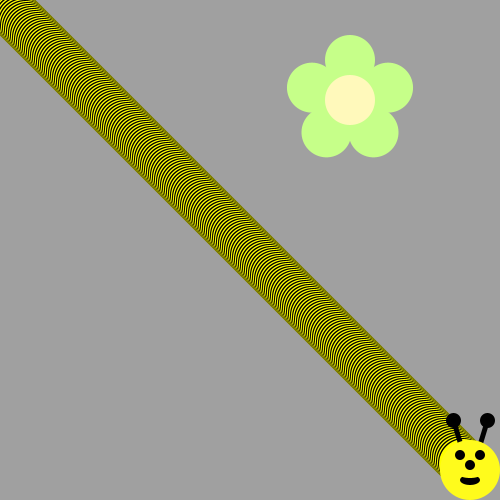
Frame 1 (no input)
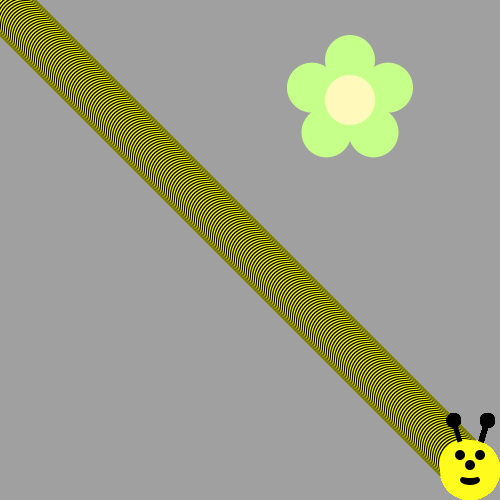
Frame 60 (the mouse pressed at the canvas centre just before this capture)
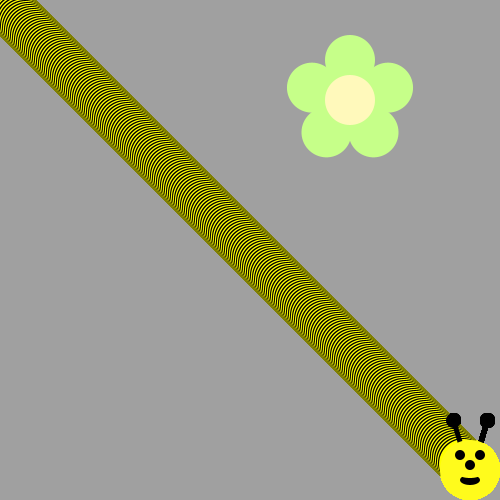
Frame 120 (the mouse held since frame 60 and released just before this capture)

The Processing sketch that drew these frames (run headless with seeded random() and noise(); from frame 60 on, the mouse is pressed at the canvas centre):

// Processing sketch: bumble_bee
// ── bumble_bee.pde

void setup() {
     ellipseMode(CENTER);
     size(500, 500);
     background(160, 160, 160);
     drawFlower(350, 100);
}

void draw() {
  
// First run the program and you should see a flower.  
  
  
/* Then, use a loop to make a body for the Bee! 

}
(see the image on the recipe, it's a diagonal line of circles)
Use remainder to make the colors alternate between yellow and black
*/
for(int i=0; i<465; i++){
 if(i % 2 == 0){
fill(255,260,0);   
 }
 else{
fill(0,0,0); 
    }
ellipse(i,i,50,50); 
 }
drawBeeFace(470,470);
}

/*
Now put his head on using drawBeeFace(x,y)
*/

/**************   Use these methods but  DON'T CHANGE THE CODE BELOW  **************/

void drawFlower(int x, int y) {
     noStroke();
     translate(x, y);
     // draw 5 petals, rotating after each one
     fill(#c6ff89);      // green
      for (int i = 0; i < 5; i++) {
           ellipse(0, -40, 50, 50);
          rotate(radians(72));
     }
     fill(#fff9bb); // light yellow
     ellipse(0, 0, 50, 50);
} 
void drawBeeFace(int BeeFaceX, int BeeFaceY) {
     noStroke();
     fill(0, 0, 0);
     stroke(1);
     strokeWeight(5);
     line(BeeFaceX-10, BeeFaceY-27, BeeFaceX-17, BeeFaceY-50);
     line(BeeFaceX+10, BeeFaceY-27, BeeFaceX+17, BeeFaceY-50);
     ellipse(BeeFaceX-17, BeeFaceY-50, 10, 10);
     ellipse(BeeFaceX+17, BeeFaceY-50, 10, 10);
     noStroke();
     fill(255, 251, 28);
     ellipse(BeeFaceX, BeeFaceY, 60, 60); // face
     fill(255, 237, 209);
     fill(0,0,0);
      ellipse(BeeFaceX-10, BeeFaceY-15, 10, 10); // eyes
     ellipse(BeeFaceX+10, BeeFaceY-15, 10, 10);
      ellipse(BeeFaceX, BeeFaceY-5, 10, 10); // nose
      ellipse(BeeFaceX, BeeFaceY+10, 20, 10);// mouth
     fill(255, 251, 28);
     ellipse(BeeFaceX, BeeFaceY+5, 20, 6);
}
